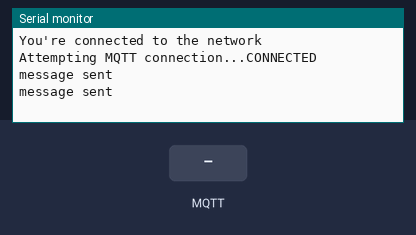
Recording of a sketch running on a simulated Arduino MKR. On the bench: the last lines printed to the serial monitor. The inputs (shaded band) are chosen by the test bench. WiFi joins after 1.5 s; servers stay silent unless stated; no MQTT or app messages arrive unless stated.

Above: at 2.7 s.
2.8 s: MQTT message "1" arrives on the first subscribed topic
At 3.4 s:
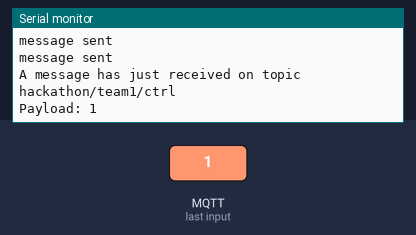
4.3 s: MQTT message "on" arrives on the first subscribed topic
At 4.48 s:
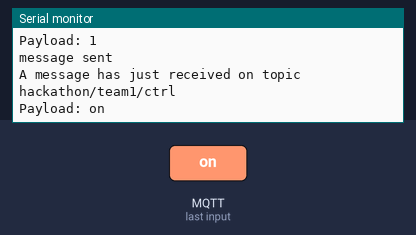
5.8 s: MQTT message "off" arrives on the first subscribed topic
At 6.4 s:
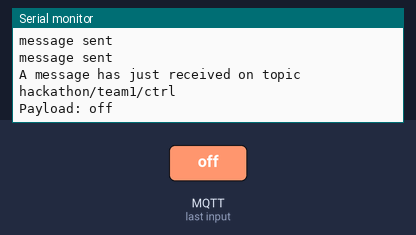

Measured:
- after the input at 2.8 s, the serial monitor: prints a new line at once (image 1)
- after the input at 4.3 s, the serial monitor: prints a new line at once (image 2)
- after the input at 5.8 s, the serial monitor: prints a new line at once (image 3)

The sketch:

data_to_broker.ino
```cpp
#include <PubSubClient.h>
#include <WiFi101.h>

char ssid[] = "wlan_saltuaria";        // your network SSID (name)
char pass[] = "antlabpolitecnicomilano";    // your network password (use for WPA, or use as key for WEP)
const char broker[] = "54.68.43.185";
int        port     = 1883;
const char topic_pub[]  = "hackathon/team1/data";
const char topic_sub[]  = "hackathon/team1/ctrl";

const long interval = 1000;
unsigned long previousMillis = 0;

int count = 0;
// Callback function header
void callback(char* topic, byte* payload, unsigned int length);

WiFiClient wifiClient;
PubSubClient mqttClient(broker, port, callback, wifiClient);

// Callback function
void callback(char* topic, byte* payload, unsigned int length) {
  Serial.print("A message has just received on topic ");
  Serial.println(topic);
  Serial.print("Payload: ");
  for (int i = 0; i < length; i++) {
    Serial.print((char)payload[i]);
  }
  Serial.println("");
}

void reconnect() {
  // Loop until we're reconnected
  while (!mqttClient.connected()) {
    Serial.print("Attempting MQTT connection...");
    // Attempt to connect
    if (mqttClient.connect((char *) millis())) {
      Serial.println("CONNECTED");
      // Once connected, you can publish an announcement...
      //mqttClient.publish(topic_pub,"hello world");
      // or subscribe to a topic
      mqttClient.subscribe(topic_sub);

    } else {
      Serial.print("failed, rc=");
      Serial.print(mqttClient.state());
      Serial.println(" try again in 2 seconds");
      // Wait 5 seconds before retrying
      delay(2000);
    }
  }
}


void setup() {
  //Initialize serial and wait for port to open:
  Serial.begin(9600);

  // attempt to connect to Wifi network:
  Serial.print("Attempting to connect to WPA SSID: ");
  Serial.println(ssid);
  while (WiFi.begin(ssid, pass) != WL_CONNECTED) {
    // failed, retry
    Serial.print(".");
    delay(5000);
  }

  Serial.println("You're connected to the network");
  Serial.println();
}

void loop() {
  // check connection regularly to allow the library to send MQTT keep alives which
  // avoids being disconnected by the broker
  if (!mqttClient.connected()) {
    reconnect();
  }
  mqttClient.loop();

  //use millis to avoid having delays in loop
  unsigned long currentMillis = millis();

  if (currentMillis - previousMillis >= interval) {
    // save the last time a message was sent
    previousMillis = currentMillis;

    //convert the integer in an array of char
    char to_char [50];
    sprintf(to_char, "%ld", count);

    // send the message
    mqttClient.publish(topic_pub, to_char); //the first field is the topic, the second one the message you want to send (it accepts only char [])
    Serial.println("message sent");

    count++;
  }
}
```
